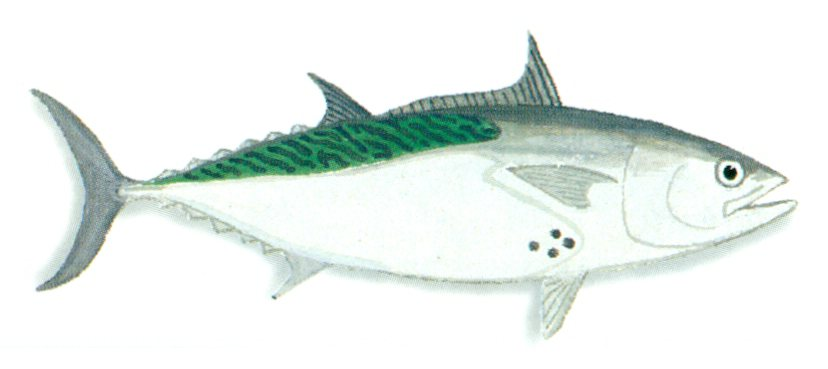
#> input picture foto/alletterato.jpg, 828 x 369 px
$ python -i foto_candidati.py   (imports and definitions only)
#> lines starting #> are read from the running program, lines starting #| are printed output that depends on the picture; after the words box and inside, x2 and y2 are one past the last pixel; in counts of white or black regions, pixels touching at a corner belong together
#> further down, picture is the input picture: PIL image 828x369 RGB; mean R, G, B 232.2, 238.9, 235.8
"""Raccoglie da Wikimedia Commons le immagini candidate per ogni specie e crea un foglio di anteprime numerato.
Fase 1 (senza scelte.json): fogli/<id>.jpg + fogli/<id>.json. Fase 2 (con scelte.json): foto/<id>.jpg + foto/crediti.json."""
import json, os, re, io, sys, time, html, urllib.parse, urllib.request
from concurrent.futures import ThreadPoolExecutor
from PIL import Image, ImageDraw, ImageFont
UA = 'MontanteFishGuide/1.0 (https://github.com/marcogeombonomo-cloud/Montante; personal fishing app)'
API = 'https://commons.wikimedia.org/w/api.php'
KEY = re.compile(r'draw|illustr|plate|tafel|tav\.|bloch|cuvier|valenc|bonaparte|iconograf|fmib|noaa|fao|lithogr|fische|poisson|engraving|gravure|naturgeschichte|histoire', re.I)
BAD = re.compile(r'map|distribution|range|verbreitung|areal|\.svg$|\.tif|\.pdf$|\.djvu$|fillet|sushi|market|mercato|dish|recipe|cooked|grilled|stamp|briefmarke|logo|otolith|skeleton|scale_', re.I)
# [18 lines left out: functions get, fetch, not called in this run]
def pages_from(params):
    d = get(dict(params, prop='imageinfo', iiprop='url|extmetadata|size|mime', iiurlwidth='420'))
    return (d.get('query') or {}).get('pages') or []
def clean(h):
    return re.sub(r'\s+', ' ', html.unescape(re.sub(r'<[^>]+>', '', h or ''))).strip()
# [42 lines left out: functions candidates, sheet, not called in this run]
def trim(img, tol=28):
    """Toglie i bordi uniformi (carta o fondo bianco) lasciando un piccolo margine."""
#> called with tol = 28
    from PIL import ImageChops
    w, h = img.size
#> w = 828; h = 369
    corners = [img.getpixel((0, 0)), img.getpixel((w - 1, 0)), img.getpixel((0, h - 1)), img.getpixel((w - 1, h - 1))]
#> corners = [(255, 255, 255), (255, 255, 255), (255, 255, 255), (255, 255, 255)]
    bg = tuple(sorted(c[i] for c in corners)[1] for i in range(3))
#> bg = (255, 255, 255)
    diff = ImageChops.difference(img, Image.new('RGB', img.size, bg)).convert('L').point(lambda v: 255 if v > tol else 0)
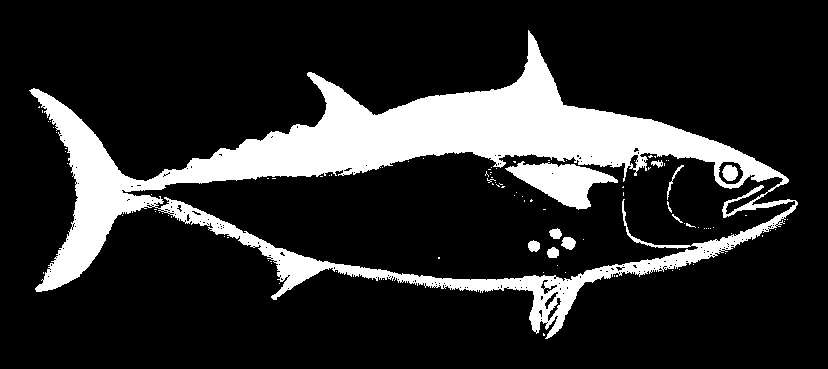
#> diff: PIL image 828x369 L; 17.2% white; 103 white regions (92 under 20 px), largest, box (x1, y1, x2, y2) and area: (29, 30, 798, 339) 48961, (505, 161, 618, 210) 2654, (722, 165, 738, 181) 196
    box = diff.getbbox()
#> box = (29, 30, 798, 339)
    if not box: return img
    x0, y0, x1, y1 = box
#> x0 = 29; y0 = 30; x1 = 798; y1 = 339
    if (x1 - x0) * (y1 - y0) < 0.15 * w * h: return img
    m = int(0.04 * max(x1 - x0, y1 - y0))
#> m = 30
    return img.crop((max(0, x0 - m), max(0, y0 - m), min(w, x1 + m), min(h, y1 + m)))
# [22 lines left out: function main, not called in this run]
# [1 line not run here, left out]

>>> from PIL import Image
>>> picture = Image.open('../foto/alletterato.jpg')
>>> result = trim(picture)

$ run again, on foto/fragolino.jpg
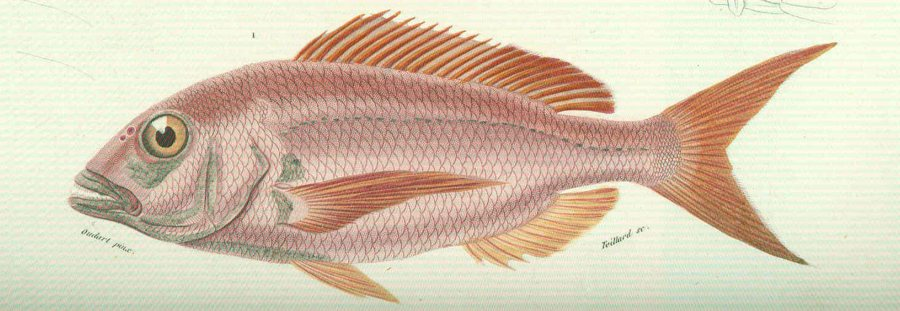
#> input picture foto/fragolino.jpg, 900 x 311 px
#> picture is the input picture: PIL image 900x311 RGB; mean R, G, B 215.4, 201.1, 178.8
#> corners = [(248, 245, 226), (255, 253, 234), (200, 194, 170), (200, 197, 178)]
#> bg = (200, 197, 178)
#> in trim, `diff = ImageChops.difference(img, Image.new('RGB', img.size, bg)).conv..`:
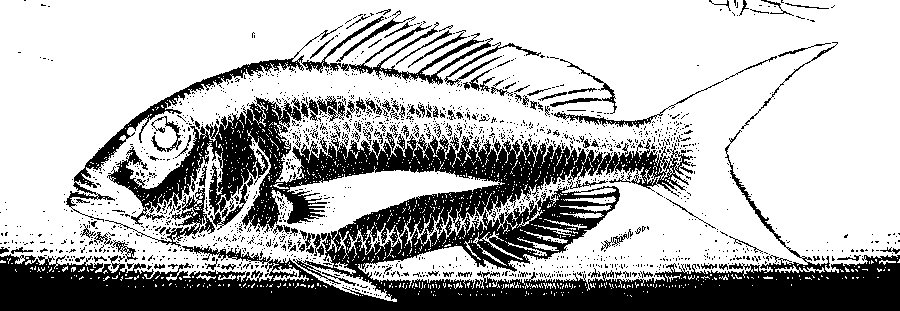
#> diff: PIL image 900x311 L; 70% white; 1623 black regions (1495 under 20 px), largest, box (x1, y1, x2, y2) and area: (0, 97, 900, 311) 66252, (66, 16, 493, 222) 4649, (105, 188, 215, 247) 945
#> box = (0, 0, 900, 302)
#> x0 = 0; x1 = 900; y1 = 302
#> m = 36
